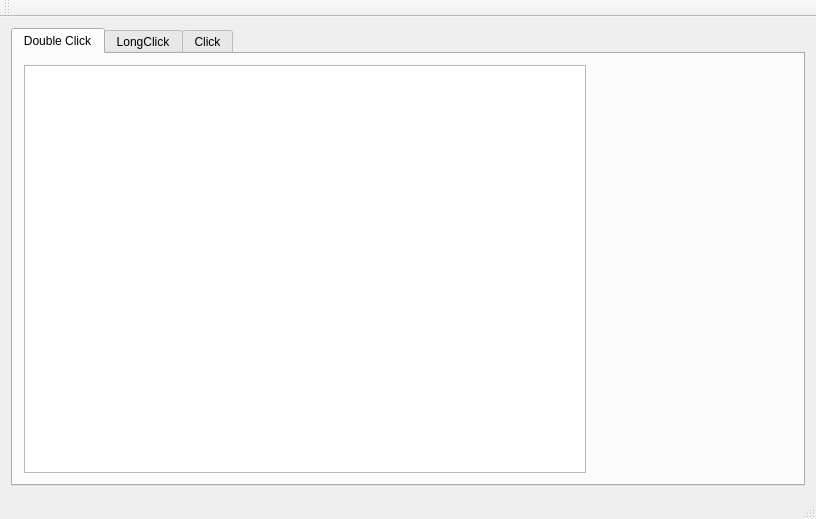
<?xml version="1.0" encoding="UTF-8"?>
<ui version="4.0">
 <class>MainWindow</class>
 <widget class="QMainWindow" name="MainWindow">
  <property name="geometry">
   <rect>
    <x>0</x>
    <y>0</y>
    <width>816</width>
    <height>519</height>
   </rect>
  </property>
  <property name="windowTitle">
   <string>MainWindow</string>
  </property>
  <widget class="QWidget" name="centralWidget">
   <layout class="QHBoxLayout" name="horizontalLayout_2">
    <item>
     <widget class="QTabWidget" name="tabWidget">
      <property name="currentIndex">
       <number>0</number>
      </property>
      <widget class="QWidget" name="tab">
       <attribute name="title">
        <string>Double Click</string>
       </attribute>
       <layout class="QHBoxLayout" name="horizontalLayout">
        <item>
         <widget class="QTextBrowser" name="textBrowser"/>
        </item>
        <item>
         <widget class="QQtDoubleClickWidget" name="widget" native="true">
          <property name="minimumSize">
           <size>
            <width>200</width>
            <height>0</height>
           </size>
          </property>
         </widget>
        </item>
       </layout>
      </widget>
      <widget class="QWidget" name="tab_2">
       <attribute name="title">
        <string>LongClick</string>
       </attribute>
       <layout class="QHBoxLayout" name="horizontalLayout_3">
        <item>
         <widget class="QTextBrowser" name="textBrowser_2"/>
        </item>
        <item>
         <widget class="QQtLongClickWidget" name="widget_2" native="true">
          <property name="minimumSize">
           <size>
            <width>200</width>
            <height>0</height>
           </size>
          </property>
         </widget>
        </item>
       </layout>
      </widget>
      <widget class="QWidget" name="tab_3">
       <attribute name="title">
        <string>Click</string>
       </attribute>
       <layout class="QHBoxLayout" name="horizontalLayout_4">
        <item>
         <widget class="QTextBrowser" name="textBrowser_3"/>
        </item>
        <item>
         <widget class="QQtClickWidget" name="widget_3" native="true">
          <property name="minimumSize">
           <size>
            <width>200</width>
            <height>0</height>
           </size>
          </property>
         </widget>
        </item>
       </layout>
      </widget>
     </widget>
    </item>
   </layout>
  </widget>
  <widget class="QMenuBar" name="menuBar">
   <property name="geometry">
    <rect>
     <x>0</x>
     <y>0</y>
     <width>816</width>
     <height>17</height>
    </rect>
   </property>
  </widget>
  <widget class="QToolBar" name="mainToolBar">
   <attribute name="toolBarArea">
    <enum>TopToolBarArea</enum>
   </attribute>
   <attribute name="toolBarBreak">
    <bool>false</bool>
   </attribute>
  </widget>
  <widget class="QStatusBar" name="statusBar"/>
 </widget>
 <layoutdefault spacing="6" margin="11"/>
 <customwidgets>
  <customwidget>
   <class>QQtDoubleClickWidget</class>
   <extends>QWidget</extends>
   <header>qqtdoubleclickwidget.h</header>
   <container>1</container>
  </customwidget>
  <customwidget>
   <class>QQtLongClickWidget</class>
   <extends>QWidget</extends>
   <header>qqtlongclickwidget.h</header>
   <container>1</container>
  </customwidget>
  <customwidget>
   <class>QQtClickWidget</class>
   <extends>QWidget</extends>
   <header>qqtclickwidget.h</header>
   <container>1</container>
  </customwidget>
 </customwidgets>
 <resources/>
 <connections/>
</ui>
